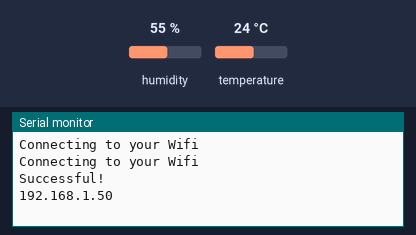
Bench run of a sketch on a simulated ESP32. Shown: the last lines printed to the serial monitor. The inputs (shaded band) are chosen by the test bench; at power-on: humidity 55 %, temperature 24 °C. WiFi joins after 1.5 s; servers stay silent unless stated; web services answer with replies made up by the test bench.

Above: at 3.2 s.
3.3 s: humidity set to 22 %
At 11.0 s:
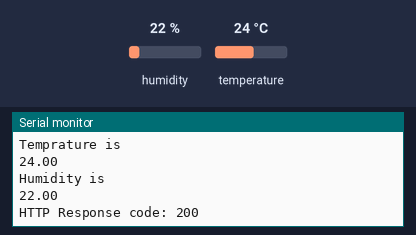
16.9 s: temperature set to 12 °C
At 20.41 s:
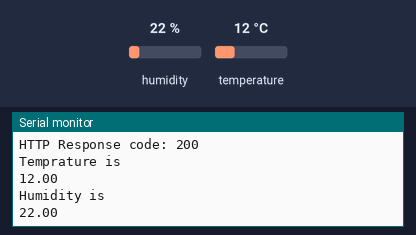
30.5 s: humidity set to 40 %
At 41.8 s:
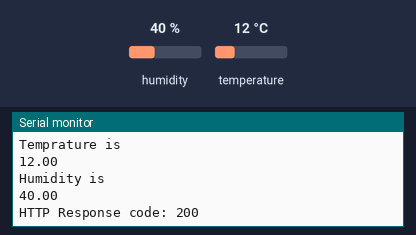
Timing chart, 0 to 43.3 s (numbered marks = the images above; inputs shaded):
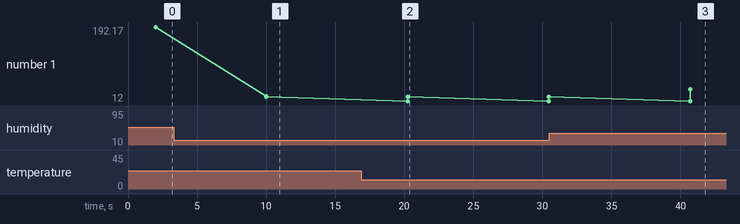

Measured:
- after the input at 3.3 s, the serial monitor: prints a new line after 6.7 s (image 1)
- after the input at 16.9 s, the serial monitor: prints a new line after 3.4 s (image 2)
- after the input at 30.5 s, the serial monitor: prints a new line after 10.2 s (image 3)
- plotted number 1: 192.17 → 22 after the input at 3.3 s, 22 → 40 after the input at 30.5 s

The sketch:

HTTP_POST_ThingSpeak.ino
```cpp
#include "WiFi.h"
#include <HTTPClient.h>
#include <Adafruit_Sensor.h>
#include <DHT.h>

#define DHTPIN 27 //Pin of DHT11
#define DHTTYPE DHT11

const char* ssid = "your_wifi_ssid";
const char* password = "your_wifi_password";

// The domain name with URL path for HTTP POST
const char* serveurNom = "http://api.thingspeak.com/update";

// Your ThingSpeak write API key
String api_cle = "6YDWJ1AMR5AKF8DO";

// By default, the timer is 5s and last time is 0s, you can change this timer
unsigned long dureeTemp = 0;
unsigned long timerDelai = 10000;


DHT dht(DHTPIN, DHTTYPE);


float readDHTTemperature() {
  float t = dht.readTemperature();
  if (isnan(t)) {
    Serial.println("Failed to read DHT!");
    return NULL;
  }
  else {
    Serial.println("Temprature is")+ Serial.println(t);
    return t;
  }
}

// Pour lire la temperature par capteur DHT11
float readDHTHumidity() {
  float h = dht.readHumidity();
  if (isnan(h)) {
    Serial.println("Failed to read DHT!");
    return NULL;
  }
  else {
    Serial.println("Humidity is") + Serial.println(h);
    return h;
  }
}

void setup() {

  Serial.begin(115200);

  WiFi.begin(ssid, password);
   while (WiFi.status() != WL_CONNECTED) {
     delay(1000);
     Serial.println("Connecting to your Wifi\n");
   }
   if(WiFi.status() == WL_CONNECTED){
     Serial.println("Successful!\n");
   }
   Serial.println(WiFi.localIP());
  dht.begin();
}

void loop() {


    if ((millis() - dureeTemp) > timerDelai) {
    // Verify WiFi connexion status
      if(WiFi.status()== WL_CONNECTED){

        float temp = readDHTTemperature();
        float humd = readDHTHumidity();
        WiFiClient client;
        HTTPClient http;


        http.begin(client, serveurNom);


        http.addHeader("Content-Type", "application/x-www-form-urlencoded");


        String httpRequestData = "api_key=" + api_cle + "&field1=" + String(temp) + "&field2=" + String(humd);


        int httpResponseCode = http.POST(httpRequestData);
        Serial.print("HTTP Response code: ");
        Serial.println(httpResponseCode);

        http.end();

      }else {
      Serial.println("WiFi Disconnected");
    }
    dureeTemp = millis();
  }
}
```
